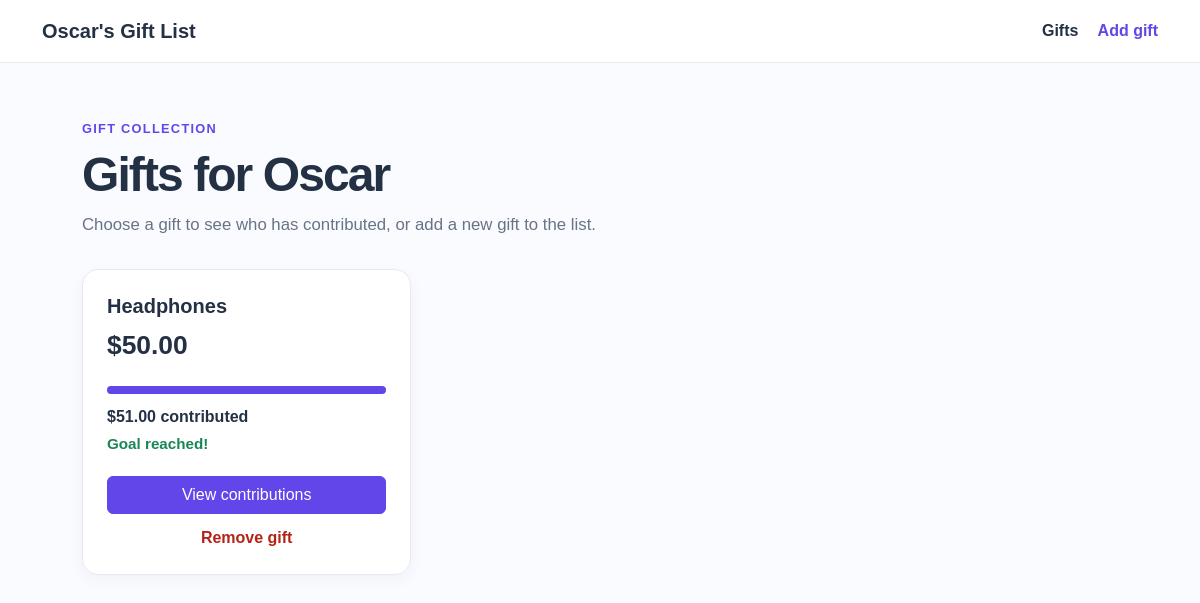
The app's page /, older data.
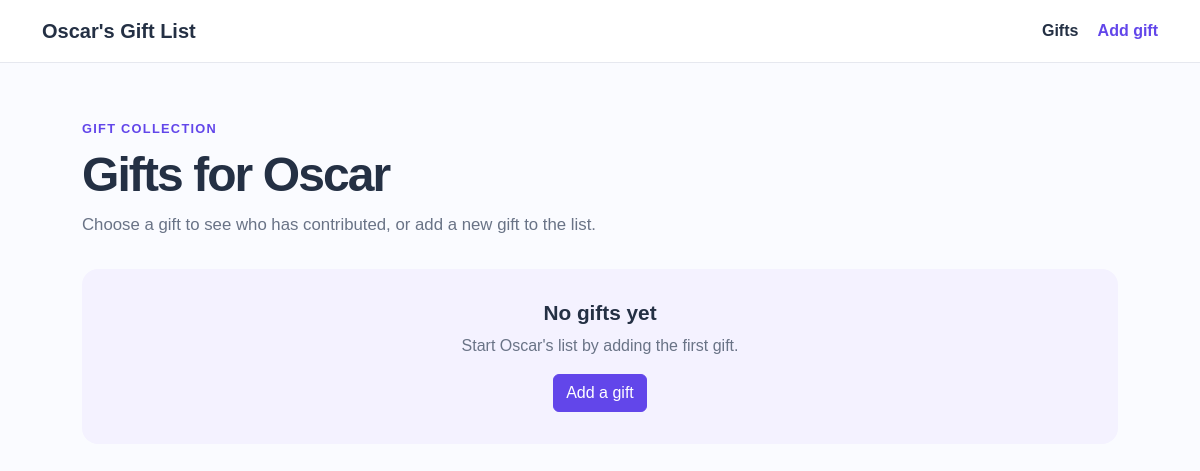
The same page, newer data.
### tables this page shows
CREATE TABLE gifts (
                id INTEGER PRIMARY KEY AUTOINCREMENT,
                gift_name TEXT NOT NULL,
                price REAL NOT NULL CHECK (price >= 0)
            );

### app.py (the view)
@app.route("/")
def home():
    with engine.connect() as connection:
        gifts = connection.execute(text("""
            SELECT gifts.id, gifts.gift_name, gifts.price,
                   COALESCE(SUM(contributions.amount), 0) AS total_contributed
            FROM gifts LEFT JOIN contributions ON contributions.gift_id = gifts.id
            GROUP BY gifts.id, gifts.gift_name, gifts.price ORDER BY gifts.id DESC
        """)).mappings().all()
    return render_template("index.html", gifts=gifts)

### templates/index.html
{% extends 'base.html' %}
{% block content %}
<section class="page-intro"><p class="eyebrow">Gift collection</p><h1>Gifts for Oscar</h1><p>Choose a gift to see who has contributed, or add a new gift to the list.</p></section>
{% if gifts %}<div class="row g-4">{% for gift in gifts %}{% set remaining = [gift.price - gift.total_contributed, 0] | max %}
<div class="col-12 col-md-6 col-lg-4"><article class="gift-card"><h2>{{ gift.gift_name }}</h2><p class="price">${{ '%.2f' | format(gift.price) }}</p><div class="progress"><div class="progress-bar" style="width: {{ [gift.total_contributed / gift.price * 100 if gift.price else 100, 100] | min }}%"></div></div><p class="funding">${{ '%.2f' | format(gift.total_contributed) }} contributed</p>{% if remaining > 0 %}<p class="remaining">${{ '%.2f' | format(remaining) }} left to collect</p>{% else %}<p class="goal-reached">Goal reached!</p>{% endif %}<a class="btn btn-primary w-100" href="{{ url_for('contributions', gift_id=gift.id) }}">View contributions</a><form class="remove-gift-form" action="{{ url_for('remove_gift', gift_id=gift.id) }}" method="post"><button class="remove-button" type="submit">Remove gift</button></form></article></div>
{% endfor %}</div>{% else %}<section class="empty-state"><h2>No gifts yet</h2><p>Start Oscar's list by adding the first gift.</p><a class="btn btn-primary" href="{{ url_for('add_gift') }}">Add a gift</a></section>{% endif %}
{% endblock %}

Row changes from the older to the newer data that the page shows:
removed gifts: gift_name "Headphones", price "50.00"
Text that changed along with them:
text now shown: "No gifts yet Start Oscar's list by adding the first gift. Add a gift"
list line gone: "$ $ 51.00 contributed Goal reached! View contributions Remove gift"
